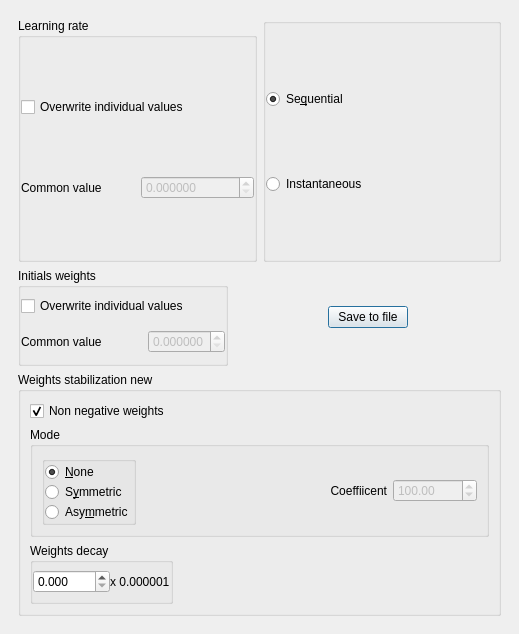
<?xml version="1.0" encoding="UTF-8"?>
<ui version="4.0">
 <class>ISOControlTab</class>
 <widget class="QewExtensibleDialog" name="ISOControlTab">
  <property name="geometry">
   <rect>
    <x>0</x>
    <y>0</y>
    <width>519</width>
    <height>634</height>
   </rect>
  </property>
  <property name="windowTitle">
   <string>Learning</string>
  </property>
  <layout class="QHBoxLayout">
   <property name="spacing">
    <number>6</number>
   </property>
   <property name="leftMargin">
    <number>9</number>
   </property>
   <property name="topMargin">
    <number>9</number>
   </property>
   <property name="rightMargin">
    <number>9</number>
   </property>
   <property name="bottomMargin">
    <number>9</number>
   </property>
   <item>
    <widget class="QFrame" name="frame">
     <property name="frameShape">
      <enum>QFrame::NoFrame</enum>
     </property>
     <property name="frameShadow">
      <enum>QFrame::Raised</enum>
     </property>
     <layout class="QVBoxLayout">
      <property name="spacing">
       <number>6</number>
      </property>
      <property name="leftMargin">
       <number>9</number>
      </property>
      <property name="topMargin">
       <number>9</number>
      </property>
      <property name="rightMargin">
       <number>9</number>
      </property>
      <property name="bottomMargin">
       <number>9</number>
      </property>
      <item>
       <layout class="QHBoxLayout">
        <property name="spacing">
         <number>6</number>
        </property>
        <property name="leftMargin">
         <number>0</number>
        </property>
        <property name="topMargin">
         <number>0</number>
        </property>
        <property name="rightMargin">
         <number>0</number>
        </property>
        <property name="bottomMargin">
         <number>0</number>
        </property>
        <item>
         <widget class="QGroupBox" name="groupBox13">
          <property name="title">
           <string>Learning rate</string>
          </property>
          <layout class="QVBoxLayout">
           <property name="spacing">
            <number>0</number>
           </property>
           <property name="leftMargin">
            <number>0</number>
           </property>
           <property name="topMargin">
            <number>0</number>
           </property>
           <property name="rightMargin">
            <number>0</number>
           </property>
           <property name="bottomMargin">
            <number>0</number>
           </property>
           <item>
            <widget class="QCheckBox" name="learnCheckBox">
             <property name="text">
              <string>Overwrite individual values</string>
             </property>
             <property name="checked">
              <bool>false</bool>
             </property>
            </widget>
           </item>
           <item>
            <layout class="QHBoxLayout">
             <property name="spacing">
              <number>6</number>
             </property>
             <property name="leftMargin">
              <number>0</number>
             </property>
             <property name="topMargin">
              <number>0</number>
             </property>
             <property name="rightMargin">
              <number>0</number>
             </property>
             <property name="bottomMargin">
              <number>0</number>
             </property>
             <item>
              <widget class="QLabel" name="textLabel1_2">
               <property name="text">
                <string>Common value</string>
               </property>
               <property name="wordWrap">
                <bool>false</bool>
               </property>
              </widget>
             </item>
             <item>
              <widget class="QDoubleSpinBox" name="learnFloatSpinBox">
               <property name="enabled">
                <bool>false</bool>
               </property>
               <property name="decimals">
                <number>6</number>
               </property>
               <property name="minimum">
                <double>0.000000000000000</double>
               </property>
               <property name="maximum">
                <double>1.000000000000000</double>
               </property>
               <property name="singleStep">
                <double>0.000100000000000</double>
               </property>
               <property name="value">
                <double>0.000000000000000</double>
               </property>
              </widget>
             </item>
            </layout>
           </item>
          </layout>
         </widget>
        </item>
        <item>
         <widget class="QGroupBox" name="propGroupBox">
          <layout class="QVBoxLayout">
           <property name="spacing">
            <number>0</number>
           </property>
           <property name="leftMargin">
            <number>0</number>
           </property>
           <property name="topMargin">
            <number>0</number>
           </property>
           <property name="rightMargin">
            <number>0</number>
           </property>
           <property name="bottomMargin">
            <number>0</number>
           </property>
           <item>
            <widget class="QRadioButton" name="seqRadioButton">
             <property name="text">
              <string>Se&amp;quential</string>
             </property>
             <property name="checked">
              <bool>true</bool>
             </property>
            </widget>
           </item>
           <item>
            <widget class="QRadioButton" name="instRadioButton">
             <property name="text">
              <string>Instantaneous</string>
             </property>
            </widget>
           </item>
          </layout>
         </widget>
        </item>
       </layout>
      </item>
      <item>
       <layout class="QHBoxLayout">
        <property name="spacing">
         <number>6</number>
        </property>
        <property name="leftMargin">
         <number>0</number>
        </property>
        <property name="topMargin">
         <number>0</number>
        </property>
        <property name="rightMargin">
         <number>0</number>
        </property>
        <property name="bottomMargin">
         <number>0</number>
        </property>
        <item>
         <widget class="QGroupBox" name="groupBoxIni">
          <property name="title">
           <string>Initials weights</string>
          </property>
          <layout class="QVBoxLayout">
           <property name="spacing">
            <number>6</number>
           </property>
           <property name="leftMargin">
            <number>0</number>
           </property>
           <property name="topMargin">
            <number>0</number>
           </property>
           <property name="rightMargin">
            <number>0</number>
           </property>
           <property name="bottomMargin">
            <number>0</number>
           </property>
           <item>
            <widget class="QCheckBox" name="initwgCheckBox">
             <property name="text">
              <string>Overwrite individual values</string>
             </property>
             <property name="checked">
              <bool>false</bool>
             </property>
            </widget>
           </item>
           <item>
            <layout class="QHBoxLayout">
             <property name="spacing">
              <number>6</number>
             </property>
             <property name="leftMargin">
              <number>0</number>
             </property>
             <property name="topMargin">
              <number>0</number>
             </property>
             <property name="rightMargin">
              <number>0</number>
             </property>
             <property name="bottomMargin">
              <number>0</number>
             </property>
             <item>
              <widget class="QLabel" name="textLabel1_2_2">
               <property name="text">
                <string>Common value</string>
               </property>
               <property name="wordWrap">
                <bool>false</bool>
               </property>
              </widget>
             </item>
             <item>
              <spacer>
               <property name="orientation">
                <enum>Qt::Horizontal</enum>
               </property>
               <property name="sizeType">
                <enum>QSizePolicy::Expanding</enum>
               </property>
               <property name="sizeHint" stdset="0">
                <size>
                 <width>40</width>
                 <height>20</height>
                </size>
               </property>
              </spacer>
             </item>
             <item>
              <widget class="QDoubleSpinBox" name="initwgFloatSpinBox">
               <property name="enabled">
                <bool>false</bool>
               </property>
               <property name="decimals">
                <number>6</number>
               </property>
               <property name="minimum">
                <double>0.000000000000000</double>
               </property>
               <property name="maximum">
                <double>1.000010000000000</double>
               </property>
               <property name="singleStep">
                <double>0.000100000000000</double>
               </property>
               <property name="value">
                <double>0.000000000000000</double>
               </property>
              </widget>
             </item>
            </layout>
           </item>
          </layout>
         </widget>
        </item>
        <item>
         <spacer>
          <property name="orientation">
           <enum>Qt::Horizontal</enum>
          </property>
          <property name="sizeType">
           <enum>QSizePolicy::Expanding</enum>
          </property>
          <property name="sizeHint" stdset="0">
           <size>
            <width>70</width>
            <height>20</height>
           </size>
          </property>
         </spacer>
        </item>
        <item>
         <widget class="QPushButton" name="saveFileButton">
          <property name="text">
           <string>Save to file</string>
          </property>
         </widget>
        </item>
        <item>
         <spacer>
          <property name="orientation">
           <enum>Qt::Horizontal</enum>
          </property>
          <property name="sizeType">
           <enum>QSizePolicy::Expanding</enum>
          </property>
          <property name="sizeHint" stdset="0">
           <size>
            <width>16</width>
            <height>98</height>
           </size>
          </property>
         </spacer>
        </item>
       </layout>
      </item>
      <item>
       <widget class="QGroupBox" name="groupBox">
        <property name="title">
         <string>Weights stabilization new</string>
        </property>
        <layout class="QVBoxLayout">
         <property name="spacing">
          <number>6</number>
         </property>
         <property name="leftMargin">
          <number>9</number>
         </property>
         <property name="topMargin">
          <number>9</number>
         </property>
         <property name="rightMargin">
          <number>9</number>
         </property>
         <property name="bottomMargin">
          <number>9</number>
         </property>
         <item>
          <layout class="QVBoxLayout">
           <property name="spacing">
            <number>6</number>
           </property>
           <property name="leftMargin">
            <number>0</number>
           </property>
           <property name="topMargin">
            <number>0</number>
           </property>
           <property name="rightMargin">
            <number>0</number>
           </property>
           <property name="bottomMargin">
            <number>0</number>
           </property>
           <item>
            <widget class="QCheckBox" name="posWeightsCheckBox">
             <property name="text">
              <string>Non negative weights</string>
             </property>
             <property name="checked">
              <bool>true</bool>
             </property>
            </widget>
           </item>
           <item>
            <widget class="QGroupBox" name="groupBox_2">
             <property name="title">
              <string>Mode</string>
             </property>
             <layout class="QVBoxLayout">
              <property name="spacing">
               <number>6</number>
              </property>
              <property name="leftMargin">
               <number>9</number>
              </property>
              <property name="topMargin">
               <number>9</number>
              </property>
              <property name="rightMargin">
               <number>9</number>
              </property>
              <property name="bottomMargin">
               <number>9</number>
              </property>
              <item>
               <layout class="QHBoxLayout">
                <property name="spacing">
                 <number>6</number>
                </property>
                <property name="leftMargin">
                 <number>0</number>
                </property>
                <property name="topMargin">
                 <number>0</number>
                </property>
                <property name="rightMargin">
                 <number>0</number>
                </property>
                <property name="bottomMargin">
                 <number>0</number>
                </property>
                <item>
                 <widget class="QGroupBox" name="weightStabGroupBox">
                  <layout class="QVBoxLayout">
                   <property name="spacing">
                    <number>0</number>
                   </property>
                   <property name="leftMargin">
                    <number>0</number>
                   </property>
                   <property name="topMargin">
                    <number>0</number>
                   </property>
                   <property name="rightMargin">
                    <number>0</number>
                   </property>
                   <property name="bottomMargin">
                    <number>0</number>
                   </property>
                   <item>
                    <widget class="QRadioButton" name="noneRadioButton">
                     <property name="text">
                      <string>&amp;None</string>
                     </property>
                     <property name="checked">
                      <bool>true</bool>
                     </property>
                    </widget>
                   </item>
                   <item>
                    <widget class="QRadioButton" name="symRadioButton">
                     <property name="text">
                      <string>S&amp;ymmetric</string>
                     </property>
                    </widget>
                   </item>
                   <item>
                    <widget class="QRadioButton" name="asymRadioButton">
                     <property name="text">
                      <string>Asy&amp;mmetric</string>
                     </property>
                    </widget>
                   </item>
                  </layout>
                 </widget>
                </item>
                <item>
                 <spacer>
                  <property name="orientation">
                   <enum>Qt::Horizontal</enum>
                  </property>
                  <property name="sizeHint" stdset="0">
                   <size>
                    <width>40</width>
                    <height>20</height>
                   </size>
                  </property>
                 </spacer>
                </item>
                <item>
                 <widget class="QLabel" name="textLabel2">
                  <property name="text">
                   <string>Coeffiicent</string>
                  </property>
                  <property name="alignment">
                   <set>Qt::AlignRight|Qt::AlignTrailing|Qt::AlignVCenter</set>
                  </property>
                  <property name="wordWrap">
                   <bool>false</bool>
                  </property>
                 </widget>
                </item>
                <item>
                 <widget class="QDoubleSpinBox" name="weightStabFloatSpinBox">
                  <property name="enabled">
                   <bool>false</bool>
                  </property>
                  <property name="decimals">
                   <number>2</number>
                  </property>
                  <property name="minimum">
                   <double>0.000000000000000</double>
                  </property>
                  <property name="maximum">
                   <double>100000.000000000000000</double>
                  </property>
                  <property name="singleStep">
                   <double>1.000000000000000</double>
                  </property>
                  <property name="value">
                   <double>100.000000000000000</double>
                  </property>
                 </widget>
                </item>
               </layout>
              </item>
             </layout>
            </widget>
           </item>
           <item>
            <layout class="QHBoxLayout">
             <property name="spacing">
              <number>6</number>
             </property>
             <property name="leftMargin">
              <number>0</number>
             </property>
             <property name="topMargin">
              <number>0</number>
             </property>
             <property name="rightMargin">
              <number>0</number>
             </property>
             <property name="bottomMargin">
              <number>0</number>
             </property>
             <item>
              <widget class="QGroupBox" name="groupBox5">
               <property name="title">
                <string>Weights decay</string>
               </property>
               <layout class="QHBoxLayout">
                <property name="spacing">
                 <number>0</number>
                </property>
                <property name="leftMargin">
                 <number>0</number>
                </property>
                <property name="topMargin">
                 <number>0</number>
                </property>
                <property name="rightMargin">
                 <number>0</number>
                </property>
                <property name="bottomMargin">
                 <number>0</number>
                </property>
                <item>
                 <widget class="QDoubleSpinBox" name="floatSpinBoxDecay">
                  <property name="sizePolicy">
                   <sizepolicy hsizetype="Minimum" vsizetype="Fixed">
                    <horstretch>0</horstretch>
                    <verstretch>0</verstretch>
                   </sizepolicy>
                  </property>
                  <property name="decimals">
                   <number>3</number>
                  </property>
                  <property name="minimum">
                   <double>0.000000000000000</double>
                  </property>
                  <property name="maximum">
                   <double>1000.000000000000000</double>
                  </property>
                  <property name="singleStep">
                   <double>0.100000000000000</double>
                  </property>
                 </widget>
                </item>
                <item>
                 <widget class="QLabel" name="textLabel1">
                  <property name="text">
                   <string>x 0.000001</string>
                  </property>
                  <property name="wordWrap">
                   <bool>false</bool>
                  </property>
                  <property name="margin">
                   <number>5</number>
                  </property>
                 </widget>
                </item>
               </layout>
              </widget>
             </item>
             <item>
              <spacer>
               <property name="orientation">
                <enum>Qt::Horizontal</enum>
               </property>
               <property name="sizeHint" stdset="0">
                <size>
                 <width>40</width>
                 <height>20</height>
                </size>
               </property>
              </spacer>
             </item>
            </layout>
           </item>
          </layout>
         </item>
        </layout>
       </widget>
      </item>
     </layout>
    </widget>
   </item>
  </layout>
 </widget>
 <layoutdefault spacing="6" margin="11"/>
 
 <customwidgets>
  <customwidget>
   <class>QewExtensibleDialog</class>
   <extends>QDialog</extends>
   <header>qewextensibledialog.h</header>
   <container>1</container>
  </customwidget>
 </customwidgets>
 <tabstops>
  <tabstop>learnCheckBox</tabstop>
  <tabstop>learnFloatSpinBox</tabstop>
  <tabstop>seqRadioButton</tabstop>
  <tabstop>initwgCheckBox</tabstop>
  <tabstop>initwgFloatSpinBox</tabstop>
  <tabstop>posWeightsCheckBox</tabstop>
  <tabstop>noneRadioButton</tabstop>
  <tabstop>weightStabFloatSpinBox</tabstop>
 </tabstops>
 <includes>
  <include location="local">/usr/include/qew5/qewextensibledialog.h</include>
 </includes>
 <resources/>
 <connections>
  <connection>
   <sender>learnCheckBox</sender>
   <signal>toggled(bool)</signal>
   <receiver>learnFloatSpinBox</receiver>
   <slot>setEnabled(bool)</slot>
   <hints>
    <hint type="sourcelabel">
     <x>20</x>
     <y>20</y>
    </hint>
    <hint type="destinationlabel">
     <x>20</x>
     <y>20</y>
    </hint>
   </hints>
  </connection>
  <connection>
   <sender>initwgCheckBox</sender>
   <signal>toggled(bool)</signal>
   <receiver>initwgFloatSpinBox</receiver>
   <slot>setEnabled(bool)</slot>
   <hints>
    <hint type="sourcelabel">
     <x>20</x>
     <y>20</y>
    </hint>
    <hint type="destinationlabel">
     <x>20</x>
     <y>20</y>
    </hint>
   </hints>
  </connection>
  <connection>
   <sender>learnCheckBox</sender>
   <signal>toggled(bool)</signal>
   <receiver>learnFloatSpinBox</receiver>
   <slot>setEnabled(bool)</slot>
   <hints>
    <hint type="sourcelabel">
     <x>20</x>
     <y>20</y>
    </hint>
    <hint type="destinationlabel">
     <x>20</x>
     <y>20</y>
    </hint>
   </hints>
  </connection>
 </connections>
</ui>
